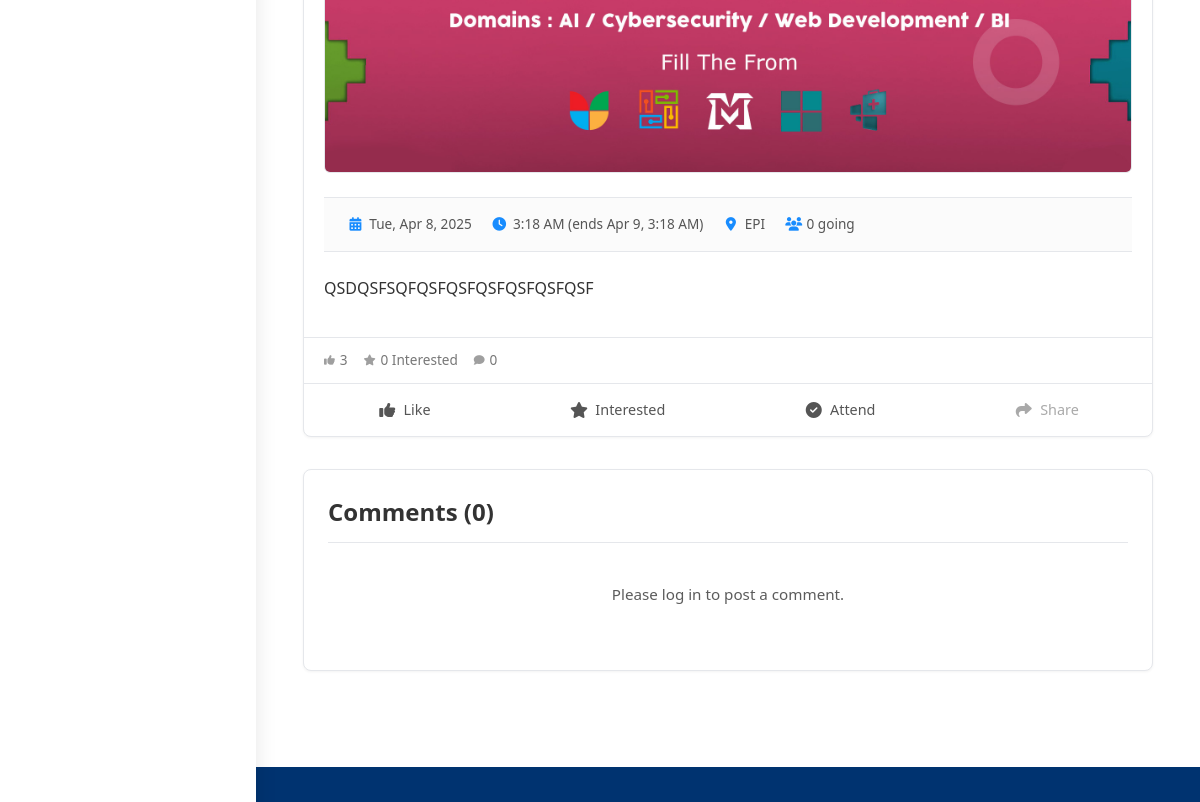
The page /event-detail.php?id=4 (middle part) on the database as committed earlier.
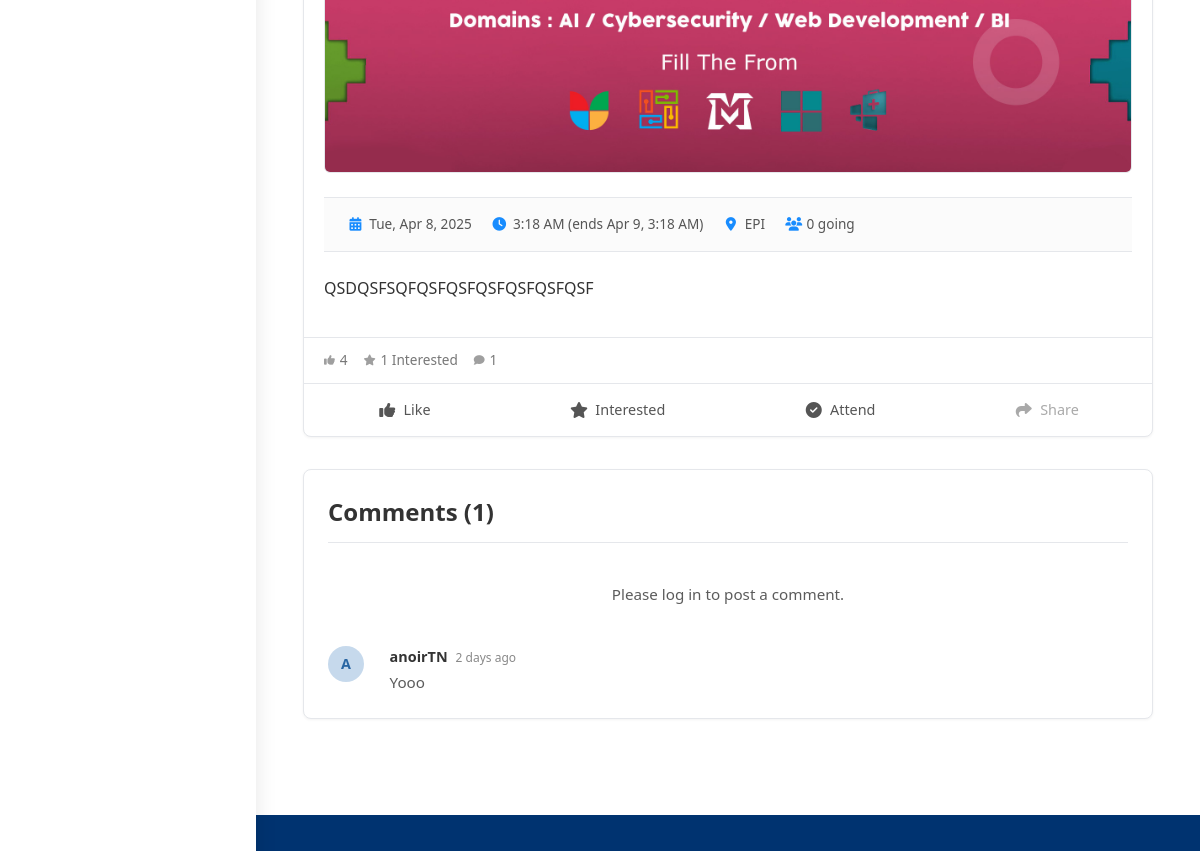
The same page on the database as committed later.
### tables this page shows
CREATE TABLE `event_comments` (
  `id` int(11) NOT NULL,
  `event_id` int(11) NOT NULL,
  `user_id` int(11) NOT NULL,
  `comment_text` text NOT NULL,
  `created_at` timestamp NOT NULL DEFAULT current_timestamp()
);

CREATE TABLE `users` (
  `id` int(11) NOT NULL,
  `username` varchar(50) NOT NULL,
  `email` varchar(100) NOT NULL,
  `password` varchar(255) NOT NULL,
  `role` enum('student','club_leader','admin') NOT NULL DEFAULT 'student',
  `is_banned` tinyint(1) NOT NULL DEFAULT 0,
  `ban_reason` text DEFAULT NULL,
  `banned_until` datetime DEFAULT NULL COMMENT 'Null for permanent ban',
  `created_at` timestamp NOT NULL DEFAULT current_timestamp()
);

### event-detail.php (the view, shortened to what the changed rows need)
<?php
require_once 'config/database.php';
function format_time_ago($datetime, $full = false) {  try { $now = new DateTime; $timestamp = strtotime($datetime); if ($timestamp === false) throw new Exception("Invalid datetime"); $ago = new DateTime('@' . $timestamp); $diff = $now->diff($ago); $string = ['y' => 'year','m' => 'month','d' => 'day','h' => 'hour','i' => 'minute','s' => 'second']; foreach ($string as $k => &$v) { if (property_exists($diff, $k)) { if ($diff->$k) $v = $diff->$k . ' ' . $v . ($diff->$k > 1 ? 's' : ''); else unset($string[$k]); } else unset($string[$k]); } if (!$full) $string = array_slice($string, 0, 1); return $string ? implode(', ', $string) . ' ago' : 'just now'; } catch (Exception $e) { error_log("Error formatting time ('{$datetime}'): " . $e->getMessage()); $timestamp = strtotime($datetime); return $timestamp ? date('M j, Y g:i a', $timestamp) : 'Invalid date'; } }
$eventId = filter_input(INPUT_GET, 'id', FILTER_VALIDATE_INT);
$currentUserId = $_SESSION['user']['id'] ?? null;
$userRole = $_SESSION['user']['role'] ?? null;
$isPreview = isset($_GET['preview']) && $_GET['preview'] === 'true';
$loginUrl = "login.php?redirect=" . urlencode($_SERVER['REQUEST_URI']);
$event = null;
$comments = [];
$userInteractions = ['liked' => false, 'interested' => false, 'attending' => false];
$pageError = null;
try {
    $sqlEvent = "SELECT e.*, c.name as club_name, u.username as creator_username,
                 (SELECT COUNT(*) FROM event_attendees WHERE event_id = e.id) as participant_count,
                 (SELECT COUNT(*) FROM event_likes WHERE event_id = e.id) as like_count,
                 (SELECT COUNT(*) FROM event_comments WHERE event_id = e.id) as comment_count,
                 (SELECT COUNT(*) FROM event_interest WHERE event_id = e.id) as interest_count
                 FROM events e
                 JOIN clubs c ON e.club_id = c.id
                 LEFT JOIN users u ON e.created_by = u.id
                 WHERE e.id = :event_id";
    if (!($isPreview && $userRole === 'admin')) {
         if (!$isPreview) {
              $sqlEvent .= " AND e.status = 'active'";
         }
    }
    $stmtEvent = $pdo->prepare($sqlEvent);
    $stmtEvent->bindParam(':event_id', $eventId, PDO::PARAM_INT);
    $stmtEvent->execute();
    $event = $stmtEvent->fetch(PDO::FETCH_ASSOC);
    if (!$event) {
        $pageError = "Event not found.";
    } else {
        $sqlComments = "SELECT ec.*, u.username as commenter_username FROM event_comments ec JOIN users u ON ec.user_id = u.id WHERE ec.event_id = :event_id ORDER BY ec.created_at DESC";
        $stmtComments = $pdo->prepare($sqlComments); $stmtComments->bindParam(':event_id', $eventId, PDO::PARAM_INT); $stmtComments->execute(); $comments = $stmtComments->fetchAll(PDO::FETCH_ASSOC);
    }
} catch (Exception $e) {  }
include_once 'header.php';
?>
<main class="main-content event-detail-page-container">
    <div class="event-detail-content-wrapper">
<?php if ($pageError): ?>
            <div class="message error-message card" role="alert"><?php echo htmlspecialchars($pageError); ?> <a href="events.php" class="text-link">Back to Events</a></div>
        <?php elseif ($event):  ?>
            <?php
                $liked = $userInteractions['liked'];
                $interested = $userInteractions['interested'];
                $attending = $userInteractions['attending'];
                $eventActionUrl = "event-detail.php?id=" . $eventId;
            ?>
            <article class="event-detail-card card">
                <?php if ($event['status'] === 'active' || ($isPreview && $userRole === 'admin')): ?>
                <div class="event-stats-actions">
                    <div class="event-stats">
                        <span><i class="fas fa-thumbs-up fa-xs"></i> <?php echo $event['like_count'] ?? 0; ?></span>
                        <span><i class="fas fa-star fa-xs"></i> <?php echo $event['interest_count'] ?? 0; ?> Interested</span>
                        <span><i class="fas fa-comment fa-xs"></i> <?php echo $event['comment_count'] ?? 0; ?></span>
                    </div>
                    <div class="event-actions equal-width-actions">
                        <?php if($currentUserId):?><form method="POST" action="<?php echo $eventActionUrl; ?>" class="action-form"><input type="hidden" name="event_id" value="<?php echo $event['id']; ?>"><input type="hidden" name="action" value="<?php echo $liked?'unlike':'like'; ?>"><button type="submit" class="action-button <?php echo $liked?'active':''; ?>"><i class="fas fa-thumbs-up fa-fw"></i> Like</button></form><?php else: ?><a href="<?php echo $loginUrl; ?>" class="action-button"><i class="fas fa-thumbs-up fa-fw"></i> Like</a><?php endif; ?>
                         <?php if($currentUserId):?><form method="POST" action="<?php echo $eventActionUrl; ?>" class="action-form"><input type="hidden" name="event_id" value="<?php echo $event['id']; ?>"><input type="hidden" name="action" value="<?php echo $interested?'uninterested':'interested'; ?>"><button type="submit" class="action-button <?php echo $interested?'active':''; ?>"><i class="fas fa-star fa-fw"></i> Interested</button></form><?php else: ?><a href="<?php echo $loginUrl; ?>" class="action-button"><i class="fas fa-star fa-fw"></i> Interested</a><?php endif; ?>
                        <?php if($currentUserId):?><form method="POST" action="<?php echo $eventActionUrl; ?>" class="action-form"><input type="hidden" name="event_id" value="<?php echo $event['id']; ?>"><input type="hidden" name="action" value="<?php echo $attending?'unattend':'attend'; ?>"><button type="submit" class="action-button <?php echo $attending?'active primary':''; ?>"><i class="fas fa-check-circle fa-fw"></i> <?php echo $attending?'Attending':'Attend';?></button></form><?php else: ?><a href="<?php echo $loginUrl; ?>" class="action-button"><i class="fas fa-check-circle fa-fw"></i> Attend</a><?php endif; ?>
                        <button type="button" class="action-button" onclick="alert('Share feature coming soon!');" <?php echo !$currentUserId ? 'disabled title="Log in"' : ''; ?>><i class="fas fa-share fa-fw"></i> Share</button>
                    </div>
                </div>
                <?php endif;  ?>
            </article>
            <?php if ($event['status'] === 'active' || ($isPreview && $userRole === 'admin')): ?>
            <section id="comments" class="comments-section card">
                <h2>Comments (<?php echo $event['comment_count'] ?? 0; ?>)</h2>
                <?php if ($currentUserId): ?>
                    <form method="POST" action="<?php echo $eventActionUrl; ?>#comments" class="comment-form">
                         <input type="hidden" name="event_id" value="<?php echo $event['id']; ?>">
                         <input type="hidden" name="action" value="add_comment">
                        <div class="comment-input-group">
                            <div class="avatar-placeholder comment-avatar">
                                <?php echo strtoupper(substr($_SESSION['user']['username'] ?? '?', 0, 1)); ?>
                            </div>
                            <textarea name="comment_text" class="comment-input" rows="2" placeholder="Add your comment..." required aria-label="Add your comment"></textarea>
                        </div>
                        <div class="comment-form-actions">
                            <button type="submit" class="btn btn-primary btn-sm">Post Comment</button>
                        </div>
                    </form>
                 <?php else: ?>
                    <p class="comment-login-prompt">Please <a href="<?php echo $loginUrl; ?>" class="text-link">log in</a> to post a comment.</p>
                 <?php endif; ?>
                <div class="comment-list">
                    <?php if (count($comments) > 0): ?>
                        <?php foreach ($comments as $comment): ?>
                            <div class="comment-item">
                                <div class="avatar-placeholder comment-avatar">
                                     <?php echo strtoupper(substr(htmlspecialchars($comment['commenter_username'] ?? '?'), 0, 1)); ?>
                                </div>
                                <div class="comment-content">
                                    <div class="comment-header">
                                        <span class="commenter-name"><?php echo htmlspecialchars($comment['commenter_username'] ?? 'User'); ?></span>
                                        <span class="comment-time"><?php echo format_time_ago($comment['created_at']); ?></span>
                                    </div>
                                    <p class="comment-text"><?php echo nl2br(htmlspecialchars($comment['comment_text'])); ?></p>
                                </div>
                            </div>
                        <?php endforeach; ?>
                    <?php elseif($currentUserId):  ?>
                         <p class="no-comments">Be the first to comment on this event!</p>
                    <?php endif; ?>
                </div>
            </section>
        <?php endif;  ?>
        <?php else: ?>
             <div class="message error-message card" role="alert"><?php echo htmlspecialchars($pageError ?? 'Event could not be loaded.'); ?> <a href="events.php" class="text-link">Back to Events</a></div>
        <?php endif;  ?>
    </div>
</main>
</body>
</html>

Rows that differ between the two databases and show on the page:
added event_comments: user.username "A", user.username "anoirTN", created_at "2 days ago", comment_text "Yooo"
Other text that changed with them:
$event['like_count']: "3" → "4"
$event['interest_count']: "0" → "1"
$event['comment_count']: "0" → "1"
